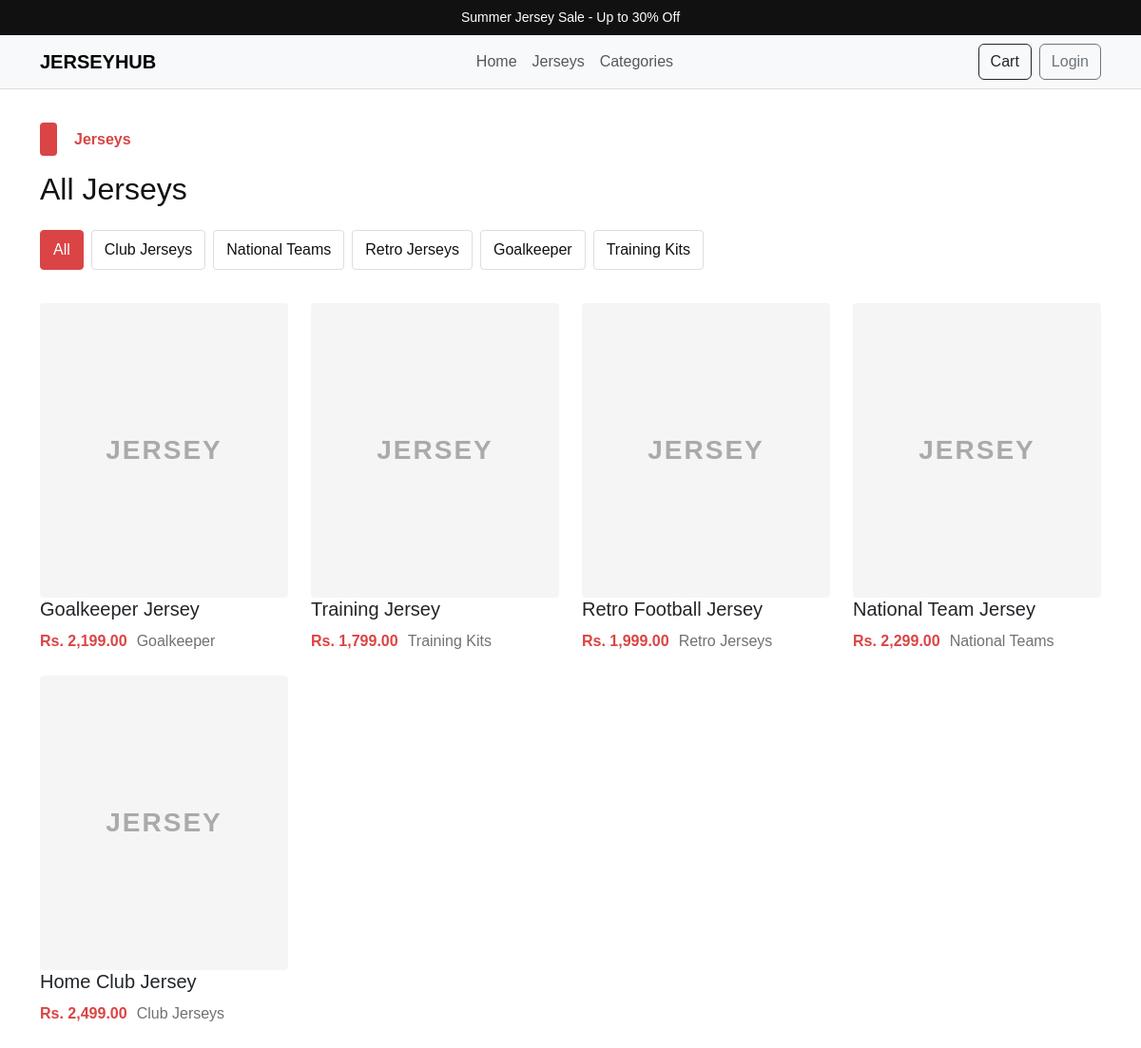
/products.php, run on the app's committed database.
### tables this page shows
CREATE TABLE IF NOT EXISTS products (
    product_id INT AUTO_INCREMENT PRIMARY KEY,
    name VARCHAR(150) NOT NULL,
    category VARCHAR(80) NOT NULL,
    price DECIMAL(10,2) NOT NULL,
    size VARCHAR(30) DEFAULT '',
    stock INT NOT NULL DEFAULT 0,
    description TEXT,
    image VARCHAR(255) DEFAULT NULL,
    created_at TIMESTAMP DEFAULT CURRENT_TIMESTAMP
);

### products.php (the view, shortened to what this page needs)
<?php
require_once "includes/db.php";
$category = trim($_GET['category'] ?? '');
$allowedCategories = ['Club Jerseys','National Teams','Retro Jerseys','Goalkeeper','Training Kits'];
if ($category !== '') {
    $stmt = $pdo->prepare("SELECT * FROM products WHERE category=? ORDER BY product_id DESC");
    $stmt->execute([$category]);
    $products = $stmt->fetchAll();
} else {
    $products = $pdo->query("SELECT * FROM products ORDER BY product_id DESC")->fetchAll();
}
?>
<!DOCTYPE html><html lang="en"><head><link href="https://cdn.jsdelivr.net/npm/bootstrap@5.3.3/dist/css/bootstrap.min.css" rel="stylesheet"><link rel="stylesheet" href="assets/css/main.css"></head><body>
<div class="upper-nav text-center py-2">Summer Jersey Sale - Up to 30% Off</div>
<nav class="navbar navbar-expand-lg navbar-light bg-light">
    <div class="container">
        <a class="navbar-brand fw-bold" href="index.php">JERSEYHUB</a>
        <div class="collapse navbar-collapse" id="mainNav">
            <ul class="navbar-nav mx-auto mb-2 mb-lg-0">
                <li class="nav-item"><a class="nav-link" href="index.php">Home</a></li>
                <li class="nav-item"><a class="nav-link" href="products.php">Jerseys</a></li>
                <li class="nav-item"><a class="nav-link" href="index.php#categories">Categories</a></li>
            </ul>
            <div class="d-flex gap-2 align-items-center">
                <a class="btn btn-outline-dark" href="cart.php">Cart</a>
                <?php if (isset($_SESSION["admin_id"])): ?>
                    <details class="profile-dropdown">
                        <summary class="profile-trigger">
                            <span class="profile-icon" aria-hidden="true"><svg viewBox="0 0 24 24" fill="none" stroke="currentColor" stroke-width="2"><circle cx="12" cy="8" r="3.5"></circle><path d="M5 20c.8-3.4 3.1-5.2 7-5.2s6.2 1.8 7 5.2"></path></svg></span>
                            <span><?= htmlspecialchars($_SESSION["admin_username"]) ?></span>
                        </summary>
                        <div class="profile-menu">
                            <a href="admin/index.php">Admin Dashboard</a>
                            <a href="logout.php">Logout</a>
                        </div>
                    </details>
                <?php else: ?>
                    <a class="btn btn-outline-secondary" href="login.php">Login</a>
                <?php endif; ?>
            </div>
        </div>
    </div>
</nav>
<section class="products all-products"><div class="container"><div class="categ-header"><div class="sub-title"><span class="shape"></span><span class="title">Jerseys</span></div><h2><?= $category ? htmlspecialchars($category) : 'All Jerseys' ?></h2><div class="category-filter-links"><a href="products.php" class="<?= $category===''?'active':'' ?>">All</a><?php foreach ($allowedCategories as $cat): ?><a href="products.php?category=<?= urlencode($cat) ?>" class="<?= $category===$cat?'active':'' ?>"><?= htmlspecialchars($cat) ?></a><?php endforeach; ?></div></div>
<?php if (!$products): ?><div class="border p-5 text-center">No jerseys found in this category.</div><?php else: ?><div class="row g-4"><?php foreach ($products as $product): ?><div class="col-md-6 col-lg-3"><div class="one-card"><a href="product.php?id=<?= $product["product_id"] ?>" class="text-dark product-link"><div class="photo"><?php if ($product['image']): ?><img src="uploads/products/<?= htmlspecialchars($product['image']) ?>" alt="<?= htmlspecialchars($product['name']) ?>"><?php else: ?><div class="image-placeholder">JERSEY</div><?php endif; ?></div><div class="content"><h5><?= htmlspecialchars($product['name']) ?></h5><div class="desc"><span>Rs. <?= number_format($product['price'], 2) ?></span><span><?= htmlspecialchars($product['category']) ?></span></div></div></a></div></div><?php endforeach; ?></div><?php endif; ?></div></section></body></html>

### assets/css/main.css (style rules this page uses)
* { box-sizing: border-box; }
html { scroll-behavior: smooth; }
body { margin: 0; color: #111; font-family: Arial, Helvetica, sans-serif; }
a { text-decoration: none; color: #111; }
.upper-nav { background: #111; color: #fff; font-size: 14px; }
.navbar { border-bottom: 1px solid #ddd; }
.category, .products { padding: 35px 0 55px; }
.categ-header { display: flex; flex-direction: column; gap: 16px; margin-bottom: 35px; }
.sub-title { display: flex; align-items: center; gap: 18px; }
.shape { display: inline-block; width: 18px; height: 35px; background: #db4444; border-radius: 4px; }
.sub-title .title { color: #db4444; font-weight: bold; }
.one-card { display: flex; flex-direction: column; gap: 16px; }
.photo { height: 310px; background: #f5f5f5; display: flex; justify-content: center; align-items: center; overflow: hidden; border-radius: 4px; }
.image-placeholder { color: #aaa; font-weight: bold; letter-spacing: 2px; font-size: 28px; }
.content h5 { margin-bottom: 10px; }
.desc { display: flex; gap: 10px; align-items: center; flex-wrap: wrap; }
.desc span:first-child { color: #db4444; font-weight: 600; }
.desc span:last-child { color: #717171; }
.all-products { min-height: 70vh; }
.category-filter-links { display: flex; flex-wrap: wrap; gap: 8px; }
.category-filter-links a { border: 1px solid #ddd; padding: 8px 13px; border-radius: 4px; color: #111; background: #fff; }
.category-filter-links a:hover, .category-filter-links a.active { background: #db4444; color: #fff; border-color: #db4444; }
.product-link { display: block; }

### data on the page
products: shows "JERSEY", name "Goalkeeper Jersey", price "2,199.00", category "Goalkeeper"
products: shows "JERSEY", name "Training Jersey", price "1,799.00", category "Training Kits"
products: shows "JERSEY", name "Retro Football Jersey", price "1,999.00", category "Retro Jerseys"
products: shows "JERSEY", name "National Team Jersey", price "2,299.00", category "National Teams"
products: shows "JERSEY", name "Home Club Jersey", price "2,499.00", category "Club Jerseys"

### other printed values
$cat "Club Jerseys"
$cat "National Teams"
$cat "Retro Jerseys"
$cat "Goalkeeper"
$cat "Training Kits"
